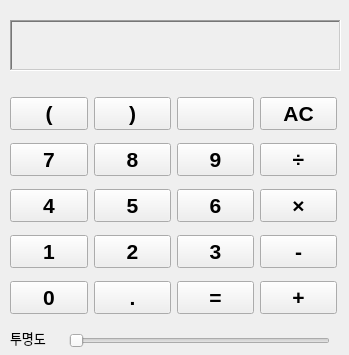
<?xml version="1.0" encoding="UTF-8"?>
<ui version="4.0">
 <class>dialog</class>
 <widget class="QDialog" name="dialog">
  <property name="geometry">
   <rect>
    <x>0</x>
    <y>0</y>
    <width>349</width>
    <height>355</height>
   </rect>
  </property>
  <property name="font">
   <font>
    <pointsize>15</pointsize>
   </font>
  </property>
  <property name="contextMenuPolicy">
   <enum>Qt::NoContextMenu</enum>
  </property>
  <property name="windowTitle">
   <string>승화의 첫번째 계산기</string>
  </property>
  <property name="windowOpacity">
   <double>1.000000000000000</double>
  </property>
  <property name="autoFillBackground">
   <bool>false</bool>
  </property>
  <property name="sizeGripEnabled">
   <bool>false</bool>
  </property>
  <property name="modal">
   <bool>false</bool>
  </property>
  <widget class="QWidget" name="layoutWidget">
   <property name="geometry">
    <rect>
     <x>10</x>
     <y>90</y>
     <width>327</width>
     <height>231</height>
    </rect>
   </property>
   <property name="font">
    <font>
     <family>MS Sans Serif</family>
     <pointsize>16</pointsize>
     <weight>75</weight>
     <bold>true</bold>
    </font>
   </property>
   <layout class="QGridLayout" name="gridLayout">
    <item row="1" column="0">
     <widget class="QPushButton" name="pushButton_7">
      <property name="font">
       <font>
        <family>MS Sans Serif</family>
        <pointsize>16</pointsize>
        <weight>75</weight>
        <bold>true</bold>
       </font>
      </property>
      <property name="focusPolicy">
       <enum>Qt::NoFocus</enum>
      </property>
      <property name="text">
       <string>7</string>
      </property>
      <property name="shortcut">
       <string>7</string>
      </property>
     </widget>
    </item>
    <item row="1" column="1">
     <widget class="QPushButton" name="pushButton_8">
      <property name="font">
       <font>
        <family>MS Sans Serif</family>
        <pointsize>16</pointsize>
        <weight>75</weight>
        <bold>true</bold>
       </font>
      </property>
      <property name="focusPolicy">
       <enum>Qt::NoFocus</enum>
      </property>
      <property name="text">
       <string>8</string>
      </property>
      <property name="shortcut">
       <string>8</string>
      </property>
     </widget>
    </item>
    <item row="0" column="2">
     <widget class="QPushButton" name="pushButton_backspace">
      <property name="font">
       <font>
        <family>MS Sans Serif</family>
        <pointsize>16</pointsize>
        <weight>75</weight>
        <bold>true</bold>
       </font>
      </property>
      <property name="focusPolicy">
       <enum>Qt::NoFocus</enum>
      </property>
      <property name="text">
       <string/>
      </property>
      <property name="icon">
       <iconset>
        <normaloff>back_space.ico</normaloff>back_space.ico</iconset>
      </property>
      <property name="iconSize">
       <size>
        <width>50</width>
        <height>25</height>
       </size>
      </property>
     </widget>
    </item>
    <item row="0" column="3">
     <widget class="QPushButton" name="pushButton_reset">
      <property name="font">
       <font>
        <family>MS Sans Serif</family>
        <pointsize>16</pointsize>
        <weight>75</weight>
        <bold>true</bold>
       </font>
      </property>
      <property name="focusPolicy">
       <enum>Qt::NoFocus</enum>
      </property>
      <property name="text">
       <string>AC</string>
      </property>
      <property name="shortcut">
       <string>Space</string>
      </property>
     </widget>
    </item>
    <item row="1" column="2">
     <widget class="QPushButton" name="pushButton_9">
      <property name="font">
       <font>
        <family>MS Sans Serif</family>
        <pointsize>16</pointsize>
        <weight>75</weight>
        <bold>true</bold>
       </font>
      </property>
      <property name="focusPolicy">
       <enum>Qt::NoFocus</enum>
      </property>
      <property name="text">
       <string>9</string>
      </property>
      <property name="shortcut">
       <string>9</string>
      </property>
     </widget>
    </item>
    <item row="0" column="1">
     <widget class="QPushButton" name="pushButton_right_cap">
      <property name="font">
       <font>
        <family>MS Sans Serif</family>
        <pointsize>16</pointsize>
        <weight>75</weight>
        <bold>true</bold>
       </font>
      </property>
      <property name="focusPolicy">
       <enum>Qt::NoFocus</enum>
      </property>
      <property name="text">
       <string>)</string>
      </property>
      <property name="shortcut">
       <string>), ], }</string>
      </property>
     </widget>
    </item>
    <item row="0" column="0">
     <widget class="QPushButton" name="pushButton_left_cap">
      <property name="font">
       <font>
        <family>MS Sans Serif</family>
        <pointsize>16</pointsize>
        <weight>75</weight>
        <bold>true</bold>
       </font>
      </property>
      <property name="focusPolicy">
       <enum>Qt::NoFocus</enum>
      </property>
      <property name="text">
       <string>(</string>
      </property>
      <property name="shortcut">
       <string>(, [, {</string>
      </property>
     </widget>
    </item>
    <item row="4" column="3">
     <widget class="QPushButton" name="pushButton_add">
      <property name="font">
       <font>
        <family>MS Sans Serif</family>
        <pointsize>16</pointsize>
        <weight>75</weight>
        <bold>true</bold>
       </font>
      </property>
      <property name="focusPolicy">
       <enum>Qt::NoFocus</enum>
      </property>
      <property name="text">
       <string>+</string>
      </property>
      <property name="shortcut">
       <string>+</string>
      </property>
     </widget>
    </item>
    <item row="3" column="0">
     <widget class="QPushButton" name="pushButton_1">
      <property name="font">
       <font>
        <family>MS Sans Serif</family>
        <pointsize>16</pointsize>
        <weight>75</weight>
        <bold>true</bold>
       </font>
      </property>
      <property name="focusPolicy">
       <enum>Qt::NoFocus</enum>
      </property>
      <property name="toolTip">
       <string notr="true"/>
      </property>
      <property name="statusTip">
       <string/>
      </property>
      <property name="inputMethodHints">
       <set>Qt::ImhNone</set>
      </property>
      <property name="text">
       <string>1</string>
      </property>
      <property name="shortcut">
       <string>1</string>
      </property>
      <property name="autoDefault">
       <bool>true</bool>
      </property>
      <property name="flat">
       <bool>false</bool>
      </property>
     </widget>
    </item>
    <item row="3" column="1">
     <widget class="QPushButton" name="pushButton_2">
      <property name="font">
       <font>
        <family>MS Sans Serif</family>
        <pointsize>16</pointsize>
        <weight>75</weight>
        <bold>true</bold>
       </font>
      </property>
      <property name="focusPolicy">
       <enum>Qt::NoFocus</enum>
      </property>
      <property name="text">
       <string>2</string>
      </property>
      <property name="shortcut">
       <string>2</string>
      </property>
     </widget>
    </item>
    <item row="4" column="2">
     <widget class="QPushButton" name="pushButton_equal">
      <property name="font">
       <font>
        <family>MS Sans Serif</family>
        <pointsize>16</pointsize>
        <weight>75</weight>
        <bold>true</bold>
       </font>
      </property>
      <property name="focusPolicy">
       <enum>Qt::NoFocus</enum>
      </property>
      <property name="text">
       <string>=</string>
      </property>
      <property name="shortcut">
       <string>Return</string>
      </property>
     </widget>
    </item>
    <item row="3" column="2">
     <widget class="QPushButton" name="pushButton_3">
      <property name="font">
       <font>
        <family>MS Sans Serif</family>
        <pointsize>16</pointsize>
        <weight>75</weight>
        <bold>true</bold>
       </font>
      </property>
      <property name="focusPolicy">
       <enum>Qt::NoFocus</enum>
      </property>
      <property name="text">
       <string>3</string>
      </property>
      <property name="shortcut">
       <string>3</string>
      </property>
     </widget>
    </item>
    <item row="4" column="1">
     <widget class="QPushButton" name="pushButton_dot">
      <property name="font">
       <font>
        <family>MS Sans Serif</family>
        <pointsize>16</pointsize>
        <weight>75</weight>
        <bold>true</bold>
       </font>
      </property>
      <property name="focusPolicy">
       <enum>Qt::NoFocus</enum>
      </property>
      <property name="text">
       <string>.</string>
      </property>
      <property name="shortcut">
       <string>.</string>
      </property>
     </widget>
    </item>
    <item row="1" column="3">
     <widget class="QPushButton" name="pushButton_div">
      <property name="font">
       <font>
        <family>MS Sans Serif</family>
        <pointsize>16</pointsize>
        <weight>75</weight>
        <bold>true</bold>
       </font>
      </property>
      <property name="focusPolicy">
       <enum>Qt::NoFocus</enum>
      </property>
      <property name="text">
       <string>÷</string>
      </property>
      <property name="shortcut">
       <string>/</string>
      </property>
     </widget>
    </item>
    <item row="2" column="1">
     <widget class="QPushButton" name="pushButton_5">
      <property name="font">
       <font>
        <family>MS Sans Serif</family>
        <pointsize>16</pointsize>
        <weight>75</weight>
        <bold>true</bold>
       </font>
      </property>
      <property name="focusPolicy">
       <enum>Qt::NoFocus</enum>
      </property>
      <property name="text">
       <string>5</string>
      </property>
      <property name="shortcut">
       <string>5</string>
      </property>
     </widget>
    </item>
    <item row="3" column="3">
     <widget class="QPushButton" name="pushButton_sub">
      <property name="font">
       <font>
        <family>MS Sans Serif</family>
        <pointsize>16</pointsize>
        <weight>75</weight>
        <bold>true</bold>
       </font>
      </property>
      <property name="focusPolicy">
       <enum>Qt::NoFocus</enum>
      </property>
      <property name="text">
       <string>-</string>
      </property>
      <property name="shortcut">
       <string>-</string>
      </property>
     </widget>
    </item>
    <item row="2" column="3">
     <widget class="QPushButton" name="pushButton_mul">
      <property name="font">
       <font>
        <family>MS Sans Serif</family>
        <pointsize>16</pointsize>
        <weight>75</weight>
        <bold>true</bold>
       </font>
      </property>
      <property name="focusPolicy">
       <enum>Qt::NoFocus</enum>
      </property>
      <property name="text">
       <string>×</string>
      </property>
      <property name="shortcut">
       <string>*, X</string>
      </property>
     </widget>
    </item>
    <item row="2" column="0">
     <widget class="QPushButton" name="pushButton_4">
      <property name="font">
       <font>
        <family>MS Sans Serif</family>
        <pointsize>16</pointsize>
        <weight>75</weight>
        <bold>true</bold>
       </font>
      </property>
      <property name="focusPolicy">
       <enum>Qt::NoFocus</enum>
      </property>
      <property name="text">
       <string>4</string>
      </property>
      <property name="shortcut">
       <string>4</string>
      </property>
     </widget>
    </item>
    <item row="2" column="2">
     <widget class="QPushButton" name="pushButton_6">
      <property name="font">
       <font>
        <family>MS Sans Serif</family>
        <pointsize>16</pointsize>
        <weight>75</weight>
        <bold>true</bold>
       </font>
      </property>
      <property name="focusPolicy">
       <enum>Qt::NoFocus</enum>
      </property>
      <property name="text">
       <string>6</string>
      </property>
      <property name="shortcut">
       <string>6</string>
      </property>
     </widget>
    </item>
    <item row="4" column="0">
     <widget class="QPushButton" name="pushButton_0">
      <property name="font">
       <font>
        <family>MS Sans Serif</family>
        <pointsize>16</pointsize>
        <weight>75</weight>
        <bold>true</bold>
       </font>
      </property>
      <property name="focusPolicy">
       <enum>Qt::NoFocus</enum>
      </property>
      <property name="text">
       <string>0</string>
      </property>
      <property name="shortcut">
       <string>0</string>
      </property>
     </widget>
    </item>
   </layout>
  </widget>
  <widget class="QLabel" name="label">
   <property name="geometry">
    <rect>
     <x>10</x>
     <y>20</y>
     <width>331</width>
     <height>51</height>
    </rect>
   </property>
   <property name="font">
    <font>
     <family>Courier</family>
     <pointsize>20</pointsize>
     <weight>75</weight>
     <bold>true</bold>
    </font>
   </property>
   <property name="frameShape">
    <enum>QFrame::WinPanel</enum>
   </property>
   <property name="frameShadow">
    <enum>QFrame::Sunken</enum>
   </property>
   <property name="text">
    <string/>
   </property>
   <property name="alignment">
    <set>Qt::AlignRight|Qt::AlignTrailing|Qt::AlignVCenter</set>
   </property>
   <property name="wordWrap">
    <bool>false</bool>
   </property>
  </widget>
  <widget class="QLabel" name="label_2">
   <property name="geometry">
    <rect>
     <x>10</x>
     <y>330</y>
     <width>71</width>
     <height>16</height>
    </rect>
   </property>
   <property name="font">
    <font>
     <family>맑은 고딕</family>
     <pointsize>10</pointsize>
    </font>
   </property>
   <property name="text">
    <string>투명도</string>
   </property>
  </widget>
  <widget class="QSlider" name="horizontalSlider">
   <property name="geometry">
    <rect>
     <x>69</x>
     <y>330</y>
     <width>261</width>
     <height>22</height>
    </rect>
   </property>
   <property name="minimum">
    <number>0</number>
   </property>
   <property name="maximum">
    <number>10</number>
   </property>
   <property name="singleStep">
    <number>1</number>
   </property>
   <property name="pageStep">
    <number>1</number>
   </property>
   <property name="value">
    <number>0</number>
   </property>
   <property name="sliderPosition">
    <number>0</number>
   </property>
   <property name="orientation">
    <enum>Qt::Horizontal</enum>
   </property>
  </widget>
 </widget>
 <resources/>
 <connections>
  <connection>
   <sender>pushButton_2</sender>
   <signal>clicked()</signal>
   <receiver>dialog</receiver>
   <slot>slot2()</slot>
   <hints>
    <hint type="sourcelabel">
     <x>131</x>
     <y>248</y>
    </hint>
    <hint type="destinationlabel">
     <x>172</x>
     <y>164</y>
    </hint>
   </hints>
  </connection>
  <connection>
   <sender>pushButton_1</sender>
   <signal>clicked()</signal>
   <receiver>dialog</receiver>
   <slot>slot1()</slot>
   <hints>
    <hint type="sourcelabel">
     <x>68</x>
     <y>244</y>
    </hint>
    <hint type="destinationlabel">
     <x>65</x>
     <y>315</y>
    </hint>
   </hints>
  </connection>
  <connection>
   <sender>pushButton_9</sender>
   <signal>clicked()</signal>
   <receiver>dialog</receiver>
   <slot>slot9()</slot>
   <hints>
    <hint type="sourcelabel">
     <x>214</x>
     <y>158</y>
    </hint>
    <hint type="destinationlabel">
     <x>172</x>
     <y>164</y>
    </hint>
   </hints>
  </connection>
  <connection>
   <sender>pushButton_8</sender>
   <signal>clicked()</signal>
   <receiver>dialog</receiver>
   <slot>slot8()</slot>
   <hints>
    <hint type="sourcelabel">
     <x>113</x>
     <y>159</y>
    </hint>
    <hint type="destinationlabel">
     <x>143</x>
     <y>72</y>
    </hint>
   </hints>
  </connection>
  <connection>
   <sender>pushButton_7</sender>
   <signal>clicked()</signal>
   <receiver>dialog</receiver>
   <slot>slot7()</slot>
   <hints>
    <hint type="sourcelabel">
     <x>39</x>
     <y>152</y>
    </hint>
    <hint type="destinationlabel">
     <x>68</x>
     <y>76</y>
    </hint>
   </hints>
  </connection>
  <connection>
   <sender>pushButton_6</sender>
   <signal>clicked()</signal>
   <receiver>dialog</receiver>
   <slot>slot6()</slot>
   <hints>
    <hint type="sourcelabel">
     <x>209</x>
     <y>195</y>
    </hint>
    <hint type="destinationlabel">
     <x>242</x>
     <y>75</y>
    </hint>
   </hints>
  </connection>
  <connection>
   <sender>pushButton_5</sender>
   <signal>clicked()</signal>
   <receiver>dialog</receiver>
   <slot>slot5()</slot>
   <hints>
    <hint type="sourcelabel">
     <x>141</x>
     <y>202</y>
    </hint>
    <hint type="destinationlabel">
     <x>198</x>
     <y>76</y>
    </hint>
   </hints>
  </connection>
  <connection>
   <sender>pushButton_4</sender>
   <signal>clicked()</signal>
   <receiver>dialog</receiver>
   <slot>slot4()</slot>
   <hints>
    <hint type="sourcelabel">
     <x>61</x>
     <y>195</y>
    </hint>
    <hint type="destinationlabel">
     <x>9</x>
     <y>75</y>
    </hint>
   </hints>
  </connection>
  <connection>
   <sender>pushButton_3</sender>
   <signal>clicked()</signal>
   <receiver>dialog</receiver>
   <slot>slot3()</slot>
   <hints>
    <hint type="sourcelabel">
     <x>239</x>
     <y>255</y>
    </hint>
    <hint type="destinationlabel">
     <x>308</x>
     <y>71</y>
    </hint>
   </hints>
  </connection>
  <connection>
   <sender>pushButton_0</sender>
   <signal>clicked()</signal>
   <receiver>dialog</receiver>
   <slot>slot0()</slot>
   <hints>
    <hint type="sourcelabel">
     <x>43</x>
     <y>295</y>
    </hint>
    <hint type="destinationlabel">
     <x>30</x>
     <y>330</y>
    </hint>
   </hints>
  </connection>
  <connection>
   <sender>pushButton_dot</sender>
   <signal>clicked()</signal>
   <receiver>dialog</receiver>
   <slot>slot_dot()</slot>
   <hints>
    <hint type="sourcelabel">
     <x>135</x>
     <y>295</y>
    </hint>
    <hint type="destinationlabel">
     <x>121</x>
     <y>331</y>
    </hint>
   </hints>
  </connection>
  <connection>
   <sender>pushButton_equal</sender>
   <signal>clicked()</signal>
   <receiver>dialog</receiver>
   <slot>slot_evaluate()</slot>
   <hints>
    <hint type="sourcelabel">
     <x>216</x>
     <y>288</y>
    </hint>
    <hint type="destinationlabel">
     <x>218</x>
     <y>328</y>
    </hint>
   </hints>
  </connection>
  <connection>
   <sender>pushButton_add</sender>
   <signal>clicked()</signal>
   <receiver>dialog</receiver>
   <slot>slotadd()</slot>
   <hints>
    <hint type="sourcelabel">
     <x>303</x>
     <y>292</y>
    </hint>
    <hint type="destinationlabel">
     <x>334</x>
     <y>315</y>
    </hint>
   </hints>
  </connection>
  <connection>
   <sender>pushButton_sub</sender>
   <signal>clicked()</signal>
   <receiver>dialog</receiver>
   <slot>slotssub()</slot>
   <hints>
    <hint type="sourcelabel">
     <x>315</x>
     <y>250</y>
    </hint>
    <hint type="destinationlabel">
     <x>346</x>
     <y>275</y>
    </hint>
   </hints>
  </connection>
  <connection>
   <sender>pushButton_mul</sender>
   <signal>clicked()</signal>
   <receiver>dialog</receiver>
   <slot>slotmul()</slot>
   <hints>
    <hint type="sourcelabel">
     <x>284</x>
     <y>206</y>
    </hint>
    <hint type="destinationlabel">
     <x>321</x>
     <y>326</y>
    </hint>
   </hints>
  </connection>
  <connection>
   <sender>pushButton_div</sender>
   <signal>clicked()</signal>
   <receiver>dialog</receiver>
   <slot>slotdiv()</slot>
   <hints>
    <hint type="sourcelabel">
     <x>311</x>
     <y>161</y>
    </hint>
    <hint type="destinationlabel">
     <x>346</x>
     <y>269</y>
    </hint>
   </hints>
  </connection>
  <connection>
   <sender>pushButton_reset</sender>
   <signal>clicked()</signal>
   <receiver>dialog</receiver>
   <slot>slot_reset()</slot>
   <hints>
    <hint type="sourcelabel">
     <x>300</x>
     <y>112</y>
    </hint>
    <hint type="destinationlabel">
     <x>346</x>
     <y>112</y>
    </hint>
   </hints>
  </connection>
  <connection>
   <sender>pushButton_backspace</sender>
   <signal>clicked()</signal>
   <receiver>dialog</receiver>
   <slot>slot_back_space()</slot>
   <hints>
    <hint type="sourcelabel">
     <x>210</x>
     <y>114</y>
    </hint>
    <hint type="destinationlabel">
     <x>346</x>
     <y>46</y>
    </hint>
   </hints>
  </connection>
  <connection>
   <sender>pushButton_left_cap</sender>
   <signal>clicked()</signal>
   <receiver>dialog</receiver>
   <slot>slot_left_cap()</slot>
   <hints>
    <hint type="sourcelabel">
     <x>49</x>
     <y>113</y>
    </hint>
    <hint type="destinationlabel">
     <x>346</x>
     <y>2</y>
    </hint>
   </hints>
  </connection>
  <connection>
   <sender>pushButton_right_cap</sender>
   <signal>clicked()</signal>
   <receiver>dialog</receiver>
   <slot>slot_right_cap()</slot>
   <hints>
    <hint type="sourcelabel">
     <x>131</x>
     <y>113</y>
    </hint>
    <hint type="destinationlabel">
     <x>100</x>
     <y>0</y>
    </hint>
   </hints>
  </connection>
  <connection>
   <sender>horizontalSlider</sender>
   <signal>valueChanged(int)</signal>
   <receiver>dialog</receiver>
   <slot>slot_BG_transparent()</slot>
   <hints>
    <hint type="sourcelabel">
     <x>190</x>
     <y>335</y>
    </hint>
    <hint type="destinationlabel">
     <x>176</x>
     <y>393</y>
    </hint>
   </hints>
  </connection>
 </connections>
 <slots>
  <slot>slot1()</slot>
  <slot>slot2()</slot>
  <slot>slot3()</slot>
  <slot>slot4()</slot>
  <slot>slot5()</slot>
  <slot>slot6()</slot>
  <slot>slot7()</slot>
  <slot>slot8()</slot>
  <slot>slot9()</slot>
  <slot>slot0()</slot>
  <slot>slotadd()</slot>
  <slot>slotssub()</slot>
  <slot>slotmul()</slot>
  <slot>slotdiv()</slot>
  <slot>slot_right_cap()</slot>
  <slot>slot_left_cap()</slot>
  <slot>slot_back_space()</slot>
  <slot>slot_reset()</slot>
  <slot>slot_evaluate()</slot>
  <slot>slot_dot()</slot>
  <slot>slot_BG_transparent()</slot>
 </slots>
</ui>
